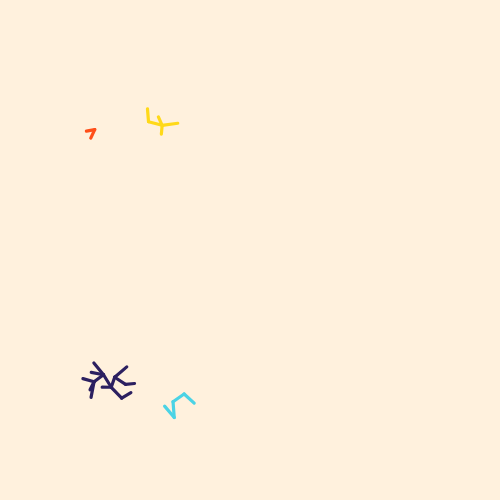
Frame 1 (no input)
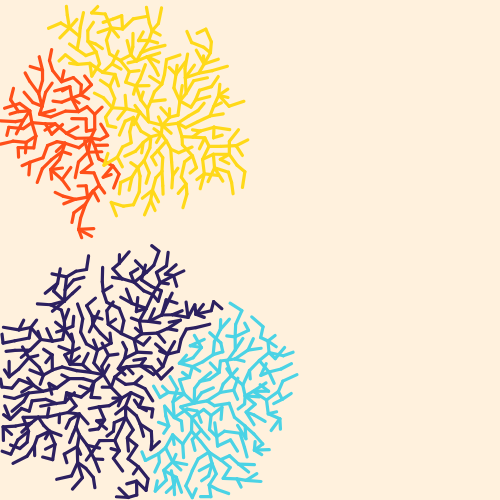
Frame 60 (no input)
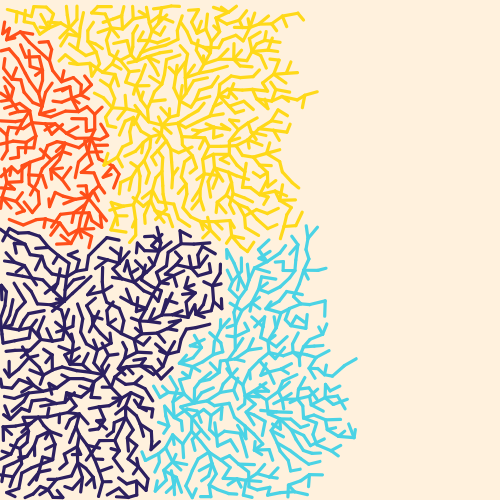
Frame 120 (the mouse pressed at the canvas centre since frame 60)

The p5.js sketch that drew these frames (run headless with seeded random() and noise() and a simulated clock; from frame 60 on, the mouse is pressed at the canvas centre):

// p5.js sketch
// ── sketch.js
// By Roni Kaufman
// https://ronikaufman.github.io/

// Poisson disk sampling adapted from Daniel Shiffman: https://youtu.be/flQgnCUxHlw

// color palette from Color Pals (https://ronikaufman.github.io/color_pals/)
let colors = ["#2c2060", "#4bd3e5", "#ffd919", "#ff4f19"];

let r;
let k = 30;
let grid = [];
let w;
let active = [];
let nCols, nRows;

function setup() {
  createCanvas(500, 500);
  background("#fff1dd");
  r = random(3, 10);
  strokeWeight(r * 0.4);
  strokeCap(ROUND);
  w = r / sqrt(2);

  nCols = floor(width / w);
  nRows = floor(height / w);
  for (let i = 0; i < nRows; i++) {
    let newRow = [];
    for (let j = 0; j < nCols; j++) {
      newRow.push(undefined);
    }
    grid.push(newRow);
  }

  //let startingPoints = [createVector(width/2-margin, height/2-margin)];
  let nColors = colors.length;
  for (let n = 0; n < nColors; n++) {
    let p = createVector(random(width), random(height));
    let j = floor(p.x / w);
    let i = floor(p.y / w);
    let pos = createVector(p.x, p.y);
    grid[i][j] = pos;
    active.push({
      pos: pos,
      color: colors[n],
    });
  }

  //point(x, y);
  //frameRate(1);
}

function draw() {
  for (var total = 0; total < 25; total++) {
    if (active.length > 0) {
      let randIndex = floor(random(active.length));
      let pos = active[randIndex].pos;
      let color = active[randIndex].color;
      let found = false;
      for (var n = 0; n < k; n++) {
        let sample = p5.Vector.random2D();
        let m = random(r, 2 * r);
        sample.setMag(m);
        sample.add(pos);

        let col = floor(sample.x / w);
        let row = floor(sample.y / w);

        if (
          col > -1 &&
          row > -1 &&
          col < nCols &&
          row < nRows &&
          !grid[col + row * nCols]
        ) {
          var ok = true;
          for (var i = max(row - 1, 0); i <= min(row + 1, nRows - 1); i++) {
            for (var j = max(col - 1, 0); j <= min(col + 1, nRows - 1); j++) {
              let neighbor = grid[i][j];
              if (neighbor) {
                let d = p5.Vector.dist(sample, neighbor);
                if (d < r) {
                  ok = false;
                }
              }
            }
          }
          if (ok) {
            found = true;
            grid[row][col] = sample;
            active.push({
              pos: sample,
              color: color,
            });
            //point(sample.x+margin, sample.y+margin);
            stroke(color);
            line(sample.x, sample.y, pos.x, pos.y);
            break;
          }
        }
      }

      if (!found) {
        active.splice(randIndex, 1);
      }
    }
  }
}
